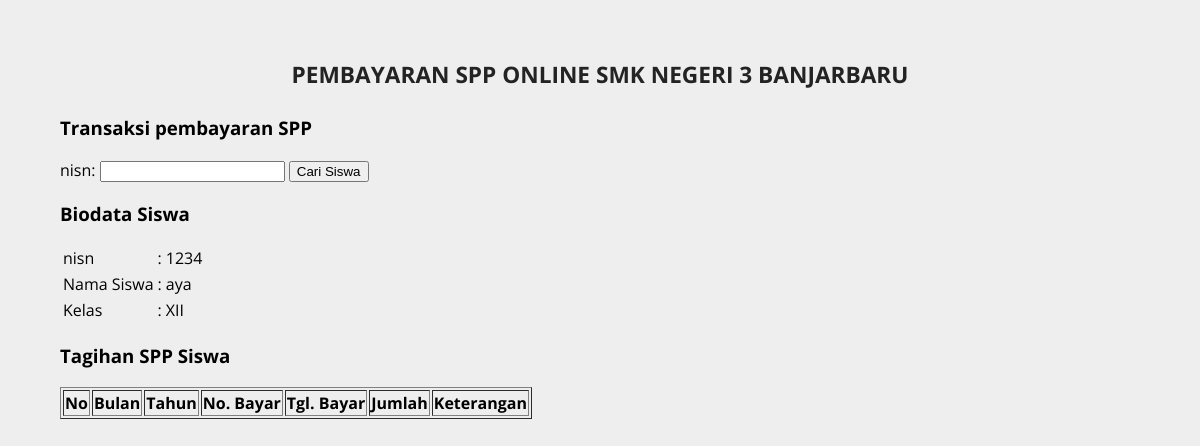
Before: /bayar.php?nisn=1234 with the older database file.
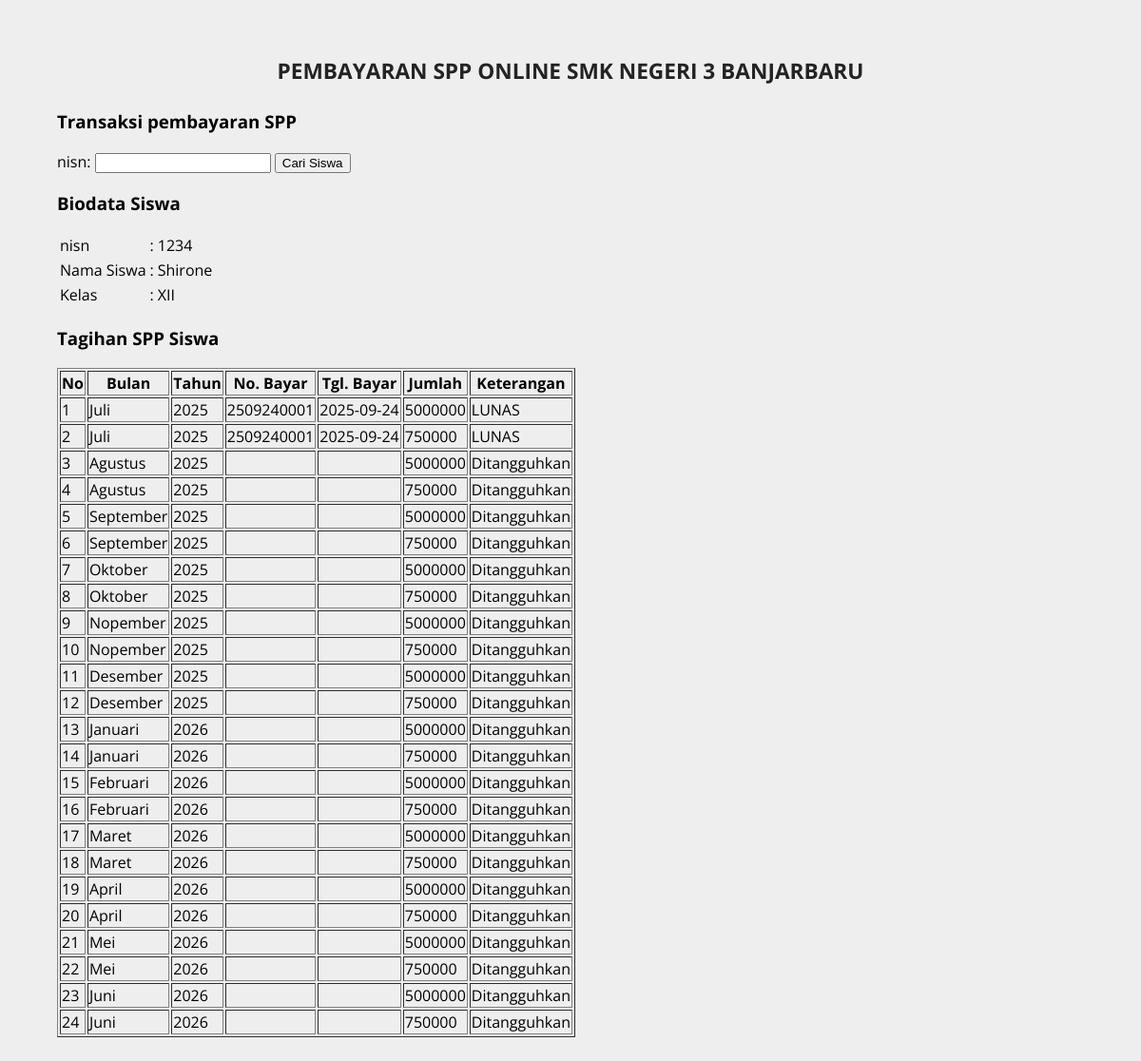
After: the same page with the newer database file.
### tables this page shows
CREATE TABLE `siswa` (
  `nisn` varchar(10) NOT NULL,
  `nis` varchar(8) NOT NULL,
  `nama` varchar(35) NOT NULL,
  `id_kelas` varchar(11) NOT NULL,
  `alamat` text NOT NULL,
  `no_telp` varchar(15) NOT NULL,
  `id_spp` varchar(5) NOT NULL
);

CREATE TABLE `kelas` (
  `id_kelas` varchar(5) NOT NULL,
  `nama_kelas` varchar(20) NOT NULL,
  `kompetensi_keahlian` varchar(30) NOT NULL
);

CREATE TABLE `pembayaran` (
  `id_pembayaran` int(11) NOT NULL,
  `nisn` varchar(10) NOT NULL,
  `id_petugas` int(11) DEFAULT NULL,
  `tgl_pembayaran` date DEFAULT NULL,
  `bulan_tagihan` varchar(20) NOT NULL,
  `tahun_tagihan` int(4) NOT NULL,
  `id_spp` int(11) NOT NULL,
  `jumlah_bayar` int(11) DEFAULT NULL,
  `no_bayar` varchar(20) DEFAULT NULL,
  `keterangan` varchar(20) NOT NULL DEFAULT 'Ditangguhkan'
);

CREATE TABLE `spp` (
  `id_spp` varchar(5) NOT NULL,
  `tahun` int(4) NOT NULL,
  `nominal` int(10) NOT NULL
);

### bayar.php (the view, shortened to what this page needs)
<!DOCTYPE html>
<html>
    <head>
        <link rel="stylesheet" type="text/css" href="src/style.css">
    </head>
    <body>
        <br/>
        <br/>
        <header>
            <h1 class="judul">PEMBAYARAN SPP ONLINE SMK NEGERI 3 BANJARBARU</h1>
        </header>
        <div class="wrap">
            <h3> Transaksi pembayaran SPP </h3>
            <form method="get" action="">
                nisn: <input type="text" name="nisn"/>
                <input type="submit" name="cari" value="Cari Siswa"/>
            </form>
            <?php
            include_once "src/koneksi.php";
            if(isset($_GET['nisn']) && $_GET['nisn']!=''){
                $sqlSiswa = mysqli_query($koneksi, "SELECT * FROM kelas join siswa on kelas.id_kelas = siswa.id_kelas
                join spp on siswa.id_spp = spp.id_spp WHERE nisn='$_GET[nisn]'");
                $data=mysqli_fetch_array($sqlSiswa);
?>
<h3>Biodata Siswa</h3>
<table>
    <tr>
        <td>nisn</td>
        <td>:</td>
        <td><?php echo $data['nisn']; ?></td>
    </tr>
    <tr>
        <td>Nama Siswa</td>
        <td>:</td>
        <td><?php echo $data['nama']; ?></td>
    </tr>
    <tr>
        <td>Kelas</td>
        <td> : </td>
        <td><?php echo $data['nama_kelas']; ?></td>
    </tr>
</table>
<h3>Tagihan SPP Siswa</h3>
<table border="1">
    <tr>
        <th>No</th>
        <th>Bulan</th>
        <th>Tahun</th>
        <th>No. Bayar</th>
        <th>Tgl. Bayar</th>
        <th>Jumlah</th>
        <th>Keterangan</th>
    </tr>
<?php
$sql = mysqli_query($koneksi, "SELECT * FROM pembayaran
    join spp on pembayaran.id_spp = spp.id_spp WHERE nisn='$data[nisn]'");
$no = 1;
while ($data = mysqli_fetch_array($sql)) {
    echo "<tr>
        <td>$no</td>
        <td>$data[bulan_tagihan]</td>
        <td>$data[tahun_tagihan]</td>
        <td>$data[no_bayar]</td>
        <td>$data[tgl_pembayaran]</td>
        <td>$data[nominal]</td>
        <td>$data[keterangan]</td>
    </tr>";
    $no++;
}
?>
</table>
<?php
}
?>

Changed rows visible on the page:
changed siswa "XII": nama "aya" → "Shirone"
added pembayaran: bulan_tagihan "Juli", tahun_tagihan "2025", no_bayar "2509240001", tgl_pembayaran "2025-09-24", spp.nominal "5000000", keterangan "LUNAS", spp.nominal "750000"
added pembayaran: bulan_tagihan "Agustus", tahun_tagihan "2025", spp.nominal "5000000", keterangan "Ditangguhkan", spp.nominal "750000"
added pembayaran: bulan_tagihan "September", tahun_tagihan "2025", spp.nominal "5000000", keterangan "Ditangguhkan", spp.nominal "750000"
added pembayaran: bulan_tagihan "Oktober", tahun_tagihan "2025", spp.nominal "5000000", keterangan "Ditangguhkan", spp.nominal "750000"
added pembayaran: bulan_tagihan "Nopember", tahun_tagihan "2025", spp.nominal "5000000", keterangan "Ditangguhkan", spp.nominal "750000"
added pembayaran: bulan_tagihan "Desember", tahun_tagihan "2025", spp.nominal "5000000", keterangan "Ditangguhkan", spp.nominal "750000"
added pembayaran: bulan_tagihan "Januari", tahun_tagihan "2026", spp.nominal "5000000", keterangan "Ditangguhkan", spp.nominal "750000"
added pembayaran: bulan_tagihan "Februari", tahun_tagihan "2026", spp.nominal "5000000", keterangan "Ditangguhkan", spp.nominal "750000"
added pembayaran: bulan_tagihan "Maret", tahun_tagihan "2026", spp.nominal "5000000", keterangan "Ditangguhkan", spp.nominal "750000"
added pembayaran: bulan_tagihan "April", tahun_tagihan "2026", spp.nominal "5000000", keterangan "Ditangguhkan", spp.nominal "750000"
added pembayaran: bulan_tagihan "Mei", tahun_tagihan "2026", spp.nominal "5000000", keterangan "Ditangguhkan", spp.nominal "750000"
added pembayaran: bulan_tagihan "Juni", tahun_tagihan "2026", spp.nominal "5000000", keterangan "Ditangguhkan", spp.nominal "750000"
